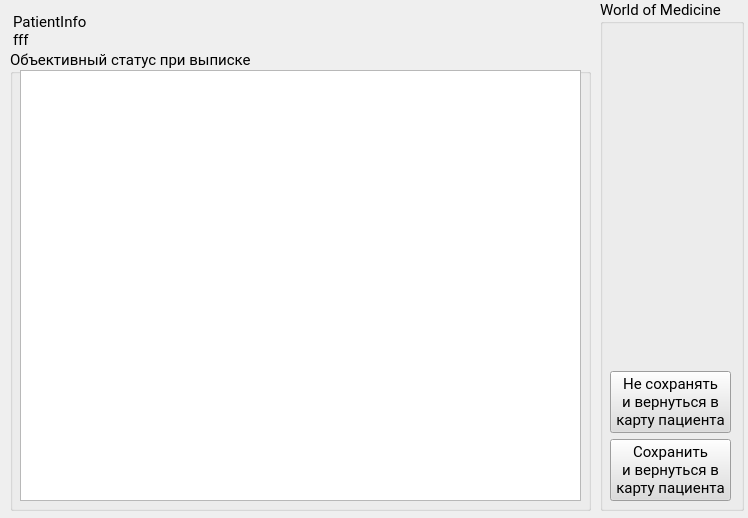
<?xml version="1.0" encoding="UTF-8"?>
<ui version="4.0">
 <class>StPrObjectivus</class>
 <widget class="QMainWindow" name="StPrObjectivus">
  <property name="geometry">
   <rect>
    <x>0</x>
    <y>0</y>
    <width>748</width>
    <height>518</height>
   </rect>
  </property>
  <property name="minimumSize">
   <size>
    <width>748</width>
    <height>518</height>
   </size>
  </property>
  <property name="maximumSize">
   <size>
    <width>748</width>
    <height>518</height>
   </size>
  </property>
  <property name="font">
   <font>
    <family>Roboto</family>
    <pointsize>11</pointsize>
   </font>
  </property>
  <property name="windowTitle">
   <string>MedicAS - Объективный статус при выписке</string>
  </property>
  <widget class="QWidget" name="centralwidget">
   <widget class="QGroupBox" name="groupBox">
    <property name="geometry">
     <rect>
      <x>10</x>
      <y>50</y>
      <width>581</width>
      <height>461</height>
     </rect>
    </property>
    <property name="title">
     <string>Объективный статус при выписке</string>
    </property>
    <widget class="QTextEdit" name="textEdit_status">
     <property name="geometry">
      <rect>
       <x>10</x>
       <y>20</y>
       <width>561</width>
       <height>431</height>
      </rect>
     </property>
     <property name="font">
      <font>
       <family>Roboto</family>
       <pointsize>11</pointsize>
      </font>
     </property>
    </widget>
   </widget>
   <widget class="QWidget" name="layoutWidget_2">
    <property name="geometry">
     <rect>
      <x>600</x>
      <y>0</y>
      <width>144</width>
      <height>511</height>
     </rect>
    </property>
    <layout class="QVBoxLayout" name="verticalLayout_5">
     <item>
      <widget class="QGroupBox" name="groupBox_wom">
       <property name="title">
        <string>World of Medicine</string>
       </property>
       <widget class="QWidget" name="layoutWidget">
        <property name="geometry">
         <rect>
          <x>10</x>
          <y>20</y>
          <width>121</width>
          <height>481</height>
         </rect>
        </property>
        <layout class="QVBoxLayout" name="verticalLayout_6">
         <item>
          <spacer name="verticalSpacer">
           <property name="orientation">
            <enum>Qt::Vertical</enum>
           </property>
           <property name="sizeHint" stdset="0">
            <size>
             <width>20</width>
             <height>40</height>
            </size>
           </property>
          </spacer>
         </item>
         <item>
          <widget class="QPushButton" name="pushButtonNotSaveExit">
           <property name="palette">
            <palette>
             <active>
              <colorrole role="WindowText">
               <brush brushstyle="SolidPattern">
                <color alpha="255">
                 <red>0</red>
                 <green>0</green>
                 <blue>0</blue>
                </color>
               </brush>
              </colorrole>
              <colorrole role="Button">
               <brush brushstyle="SolidPattern">
                <color alpha="255">
                 <red>220</red>
                 <green>220</green>
                 <blue>220</blue>
                </color>
               </brush>
              </colorrole>
              <colorrole role="Light">
               <brush brushstyle="SolidPattern">
                <color alpha="255">
                 <red>255</red>
                 <green>255</green>
                 <blue>255</blue>
                </color>
               </brush>
              </colorrole>
              <colorrole role="Midlight">
               <brush brushstyle="SolidPattern">
                <color alpha="255">
                 <red>237</red>
                 <green>237</green>
                 <blue>237</blue>
                </color>
               </brush>
              </colorrole>
              <colorrole role="Dark">
               <brush brushstyle="SolidPattern">
                <color alpha="255">
                 <red>110</red>
                 <green>110</green>
                 <blue>110</blue>
                </color>
               </brush>
              </colorrole>
              <colorrole role="Mid">
               <brush brushstyle="SolidPattern">
                <color alpha="255">
                 <red>147</red>
                 <green>147</green>
                 <blue>147</blue>
                </color>
               </brush>
              </colorrole>
              <colorrole role="Text">
               <brush brushstyle="SolidPattern">
                <color alpha="255">
                 <red>0</red>
                 <green>0</green>
                 <blue>0</blue>
                </color>
               </brush>
              </colorrole>
              <colorrole role="BrightText">
               <brush brushstyle="SolidPattern">
                <color alpha="255">
                 <red>255</red>
                 <green>255</green>
                 <blue>255</blue>
                </color>
               </brush>
              </colorrole>
              <colorrole role="ButtonText">
               <brush brushstyle="SolidPattern">
                <color alpha="255">
                 <red>0</red>
                 <green>0</green>
                 <blue>0</blue>
                </color>
               </brush>
              </colorrole>
              <colorrole role="Base">
               <brush brushstyle="SolidPattern">
                <color alpha="255">
                 <red>255</red>
                 <green>255</green>
                 <blue>255</blue>
                </color>
               </brush>
              </colorrole>
              <colorrole role="Window">
               <brush brushstyle="SolidPattern">
                <color alpha="255">
                 <red>220</red>
                 <green>220</green>
                 <blue>220</blue>
                </color>
               </brush>
              </colorrole>
              <colorrole role="Shadow">
               <brush brushstyle="SolidPattern">
                <color alpha="255">
                 <red>0</red>
                 <green>0</green>
                 <blue>0</blue>
                </color>
               </brush>
              </colorrole>
              <colorrole role="AlternateBase">
               <brush brushstyle="SolidPattern">
                <color alpha="255">
                 <red>237</red>
                 <green>237</green>
                 <blue>237</blue>
                </color>
               </brush>
              </colorrole>
              <colorrole role="ToolTipBase">
               <brush brushstyle="SolidPattern">
                <color alpha="255">
                 <red>255</red>
                 <green>255</green>
                 <blue>220</blue>
                </color>
               </brush>
              </colorrole>
              <colorrole role="ToolTipText">
               <brush brushstyle="SolidPattern">
                <color alpha="255">
                 <red>0</red>
                 <green>0</green>
                 <blue>0</blue>
                </color>
               </brush>
              </colorrole>
              <colorrole role="PlaceholderText">
               <brush brushstyle="SolidPattern">
                <color alpha="128">
                 <red>0</red>
                 <green>0</green>
                 <blue>0</blue>
                </color>
               </brush>
              </colorrole>
             </active>
             <inactive>
              <colorrole role="WindowText">
               <brush brushstyle="SolidPattern">
                <color alpha="255">
                 <red>0</red>
                 <green>0</green>
                 <blue>0</blue>
                </color>
               </brush>
              </colorrole>
              <colorrole role="Button">
               <brush brushstyle="SolidPattern">
                <color alpha="255">
                 <red>220</red>
                 <green>220</green>
                 <blue>220</blue>
                </color>
               </brush>
              </colorrole>
              <colorrole role="Light">
               <brush brushstyle="SolidPattern">
                <color alpha="255">
                 <red>255</red>
                 <green>255</green>
                 <blue>255</blue>
                </color>
               </brush>
              </colorrole>
              <colorrole role="Midlight">
               <brush brushstyle="SolidPattern">
                <color alpha="255">
                 <red>237</red>
                 <green>237</green>
                 <blue>237</blue>
                </color>
               </brush>
              </colorrole>
              <colorrole role="Dark">
               <brush brushstyle="SolidPattern">
                <color alpha="255">
                 <red>110</red>
                 <green>110</green>
                 <blue>110</blue>
                </color>
               </brush>
              </colorrole>
              <colorrole role="Mid">
               <brush brushstyle="SolidPattern">
                <color alpha="255">
                 <red>147</red>
                 <green>147</green>
                 <blue>147</blue>
                </color>
               </brush>
              </colorrole>
              <colorrole role="Text">
               <brush brushstyle="SolidPattern">
                <color alpha="255">
                 <red>0</red>
                 <green>0</green>
                 <blue>0</blue>
                </color>
               </brush>
              </colorrole>
              <colorrole role="BrightText">
               <brush brushstyle="SolidPattern">
                <color alpha="255">
                 <red>255</red>
                 <green>255</green>
                 <blue>255</blue>
                </color>
               </brush>
              </colorrole>
              <colorrole role="ButtonText">
               <brush brushstyle="SolidPattern">
                <color alpha="255">
                 <red>0</red>
                 <green>0</green>
                 <blue>0</blue>
                </color>
               </brush>
              </colorrole>
              <colorrole role="Base">
               <brush brushstyle="SolidPattern">
                <color alpha="255">
                 <red>255</red>
                 <green>255</green>
                 <blue>255</blue>
                </color>
               </brush>
              </colorrole>
              <colorrole role="Window">
               <brush brushstyle="SolidPattern">
                <color alpha="255">
                 <red>220</red>
                 <green>220</green>
                 <blue>220</blue>
                </color>
               </brush>
              </colorrole>
              <colorrole role="Shadow">
               <brush brushstyle="SolidPattern">
                <color alpha="255">
                 <red>0</red>
                 <green>0</green>
                 <blue>0</blue>
                </color>
               </brush>
              </colorrole>
              <colorrole role="AlternateBase">
               <brush brushstyle="SolidPattern">
                <color alpha="255">
                 <red>237</red>
                 <green>237</green>
                 <blue>237</blue>
                </color>
               </brush>
              </colorrole>
              <colorrole role="ToolTipBase">
               <brush brushstyle="SolidPattern">
                <color alpha="255">
                 <red>255</red>
                 <green>255</green>
                 <blue>220</blue>
                </color>
               </brush>
              </colorrole>
              <colorrole role="ToolTipText">
               <brush brushstyle="SolidPattern">
                <color alpha="255">
                 <red>0</red>
                 <green>0</green>
                 <blue>0</blue>
                </color>
               </brush>
              </colorrole>
              <colorrole role="PlaceholderText">
               <brush brushstyle="SolidPattern">
                <color alpha="128">
                 <red>0</red>
                 <green>0</green>
                 <blue>0</blue>
                </color>
               </brush>
              </colorrole>
             </inactive>
             <disabled>
              <colorrole role="WindowText">
               <brush brushstyle="SolidPattern">
                <color alpha="255">
                 <red>110</red>
                 <green>110</green>
                 <blue>110</blue>
                </color>
               </brush>
              </colorrole>
              <colorrole role="Button">
               <brush brushstyle="SolidPattern">
                <color alpha="255">
                 <red>220</red>
                 <green>220</green>
                 <blue>220</blue>
                </color>
               </brush>
              </colorrole>
              <colorrole role="Light">
               <brush brushstyle="SolidPattern">
                <color alpha="255">
                 <red>255</red>
                 <green>255</green>
                 <blue>255</blue>
                </color>
               </brush>
              </colorrole>
              <colorrole role="Midlight">
               <brush brushstyle="SolidPattern">
                <color alpha="255">
                 <red>237</red>
                 <green>237</green>
                 <blue>237</blue>
                </color>
               </brush>
              </colorrole>
              <colorrole role="Dark">
               <brush brushstyle="SolidPattern">
                <color alpha="255">
                 <red>110</red>
                 <green>110</green>
                 <blue>110</blue>
                </color>
               </brush>
              </colorrole>
              <colorrole role="Mid">
               <brush brushstyle="SolidPattern">
                <color alpha="255">
                 <red>147</red>
                 <green>147</green>
                 <blue>147</blue>
                </color>
               </brush>
              </colorrole>
              <colorrole role="Text">
               <brush brushstyle="SolidPattern">
                <color alpha="255">
                 <red>110</red>
                 <green>110</green>
                 <blue>110</blue>
                </color>
               </brush>
              </colorrole>
              <colorrole role="BrightText">
               <brush brushstyle="SolidPattern">
                <color alpha="255">
                 <red>255</red>
                 <green>255</green>
                 <blue>255</blue>
                </color>
               </brush>
              </colorrole>
              <colorrole role="ButtonText">
               <brush brushstyle="SolidPattern">
                <color alpha="255">
                 <red>110</red>
                 <green>110</green>
                 <blue>110</blue>
                </color>
               </brush>
              </colorrole>
              <colorrole role="Base">
               <brush brushstyle="SolidPattern">
                <color alpha="255">
                 <red>220</red>
                 <green>220</green>
                 <blue>220</blue>
                </color>
               </brush>
              </colorrole>
              <colorrole role="Window">
               <brush brushstyle="SolidPattern">
                <color alpha="255">
                 <red>220</red>
                 <green>220</green>
                 <blue>220</blue>
                </color>
               </brush>
              </colorrole>
              <colorrole role="Shadow">
               <brush brushstyle="SolidPattern">
                <color alpha="255">
                 <red>0</red>
                 <green>0</green>
                 <blue>0</blue>
                </color>
               </brush>
              </colorrole>
              <colorrole role="AlternateBase">
               <brush brushstyle="SolidPattern">
                <color alpha="255">
                 <red>220</red>
                 <green>220</green>
                 <blue>220</blue>
                </color>
               </brush>
              </colorrole>
              <colorrole role="ToolTipBase">
               <brush brushstyle="SolidPattern">
                <color alpha="255">
                 <red>255</red>
                 <green>255</green>
                 <blue>220</blue>
                </color>
               </brush>
              </colorrole>
              <colorrole role="ToolTipText">
               <brush brushstyle="SolidPattern">
                <color alpha="255">
                 <red>0</red>
                 <green>0</green>
                 <blue>0</blue>
                </color>
               </brush>
              </colorrole>
              <colorrole role="PlaceholderText">
               <brush brushstyle="SolidPattern">
                <color alpha="128">
                 <red>0</red>
                 <green>0</green>
                 <blue>0</blue>
                </color>
               </brush>
              </colorrole>
             </disabled>
            </palette>
           </property>
           <property name="font">
            <font>
             <family>Roboto</family>
             <pointsize>11</pointsize>
             <weight>50</weight>
             <bold>false</bold>
            </font>
           </property>
           <property name="text">
            <string>Не сохранять
и вернуться в
карту пациента</string>
           </property>
          </widget>
         </item>
         <item>
          <widget class="QPushButton" name="pushButtonSaveExit">
           <property name="palette">
            <palette>
             <active>
              <colorrole role="WindowText">
               <brush brushstyle="SolidPattern">
                <color alpha="255">
                 <red>0</red>
                 <green>0</green>
                 <blue>0</blue>
                </color>
               </brush>
              </colorrole>
              <colorrole role="Button">
               <brush brushstyle="SolidPattern">
                <color alpha="255">
                 <red>220</red>
                 <green>220</green>
                 <blue>220</blue>
                </color>
               </brush>
              </colorrole>
              <colorrole role="Light">
               <brush brushstyle="SolidPattern">
                <color alpha="255">
                 <red>255</red>
                 <green>255</green>
                 <blue>255</blue>
                </color>
               </brush>
              </colorrole>
              <colorrole role="Midlight">
               <brush brushstyle="SolidPattern">
                <color alpha="255">
                 <red>237</red>
                 <green>237</green>
                 <blue>237</blue>
                </color>
               </brush>
              </colorrole>
              <colorrole role="Dark">
               <brush brushstyle="SolidPattern">
                <color alpha="255">
                 <red>110</red>
                 <green>110</green>
                 <blue>110</blue>
                </color>
               </brush>
              </colorrole>
              <colorrole role="Mid">
               <brush brushstyle="SolidPattern">
                <color alpha="255">
                 <red>147</red>
                 <green>147</green>
                 <blue>147</blue>
                </color>
               </brush>
              </colorrole>
              <colorrole role="Text">
               <brush brushstyle="SolidPattern">
                <color alpha="255">
                 <red>0</red>
                 <green>0</green>
                 <blue>0</blue>
                </color>
               </brush>
              </colorrole>
              <colorrole role="BrightText">
               <brush brushstyle="SolidPattern">
                <color alpha="255">
                 <red>255</red>
                 <green>255</green>
                 <blue>255</blue>
                </color>
               </brush>
              </colorrole>
              <colorrole role="ButtonText">
               <brush brushstyle="SolidPattern">
                <color alpha="255">
                 <red>0</red>
                 <green>0</green>
                 <blue>0</blue>
                </color>
               </brush>
              </colorrole>
              <colorrole role="Base">
               <brush brushstyle="SolidPattern">
                <color alpha="255">
                 <red>255</red>
                 <green>255</green>
                 <blue>255</blue>
                </color>
               </brush>
              </colorrole>
              <colorrole role="Window">
               <brush brushstyle="SolidPattern">
                <color alpha="255">
                 <red>220</red>
                 <green>220</green>
                 <blue>220</blue>
                </color>
               </brush>
              </colorrole>
              <colorrole role="Shadow">
               <brush brushstyle="SolidPattern">
                <color alpha="255">
                 <red>0</red>
                 <green>0</green>
                 <blue>0</blue>
                </color>
               </brush>
              </colorrole>
              <colorrole role="AlternateBase">
               <brush brushstyle="SolidPattern">
                <color alpha="255">
                 <red>237</red>
                 <green>237</green>
                 <blue>237</blue>
                </color>
               </brush>
              </colorrole>
              <colorrole role="ToolTipBase">
               <brush brushstyle="SolidPattern">
                <color alpha="255">
                 <red>255</red>
                 <green>255</green>
                 <blue>220</blue>
                </color>
               </brush>
              </colorrole>
              <colorrole role="ToolTipText">
               <brush brushstyle="SolidPattern">
                <color alpha="255">
                 <red>0</red>
                 <green>0</green>
                 <blue>0</blue>
                </color>
               </brush>
              </colorrole>
              <colorrole role="PlaceholderText">
               <brush brushstyle="SolidPattern">
                <color alpha="128">
                 <red>0</red>
                 <green>0</green>
                 <blue>0</blue>
                </color>
               </brush>
              </colorrole>
             </active>
             <inactive>
              <colorrole role="WindowText">
               <brush brushstyle="SolidPattern">
                <color alpha="255">
                 <red>0</red>
                 <green>0</green>
                 <blue>0</blue>
                </color>
               </brush>
              </colorrole>
              <colorrole role="Button">
               <brush brushstyle="SolidPattern">
                <color alpha="255">
                 <red>220</red>
                 <green>220</green>
                 <blue>220</blue>
                </color>
               </brush>
              </colorrole>
              <colorrole role="Light">
               <brush brushstyle="SolidPattern">
                <color alpha="255">
                 <red>255</red>
                 <green>255</green>
                 <blue>255</blue>
                </color>
               </brush>
              </colorrole>
              <colorrole role="Midlight">
               <brush brushstyle="SolidPattern">
                <color alpha="255">
                 <red>237</red>
                 <green>237</green>
                 <blue>237</blue>
                </color>
               </brush>
              </colorrole>
              <colorrole role="Dark">
               <brush brushstyle="SolidPattern">
                <color alpha="255">
                 <red>110</red>
                 <green>110</green>
                 <blue>110</blue>
                </color>
               </brush>
              </colorrole>
              <colorrole role="Mid">
               <brush brushstyle="SolidPattern">
                <color alpha="255">
                 <red>147</red>
                 <green>147</green>
                 <blue>147</blue>
                </color>
               </brush>
              </colorrole>
              <colorrole role="Text">
               <brush brushstyle="SolidPattern">
                <color alpha="255">
                 <red>0</red>
                 <green>0</green>
                 <blue>0</blue>
                </color>
               </brush>
              </colorrole>
              <colorrole role="BrightText">
               <brush brushstyle="SolidPattern">
                <color alpha="255">
                 <red>255</red>
                 <green>255</green>
                 <blue>255</blue>
                </color>
               </brush>
              </colorrole>
              <colorrole role="ButtonText">
               <brush brushstyle="SolidPattern">
                <color alpha="255">
                 <red>0</red>
                 <green>0</green>
                 <blue>0</blue>
                </color>
               </brush>
              </colorrole>
              <colorrole role="Base">
               <brush brushstyle="SolidPattern">
                <color alpha="255">
                 <red>255</red>
                 <green>255</green>
                 <blue>255</blue>
                </color>
               </brush>
              </colorrole>
              <colorrole role="Window">
               <brush brushstyle="SolidPattern">
                <color alpha="255">
                 <red>220</red>
                 <green>220</green>
                 <blue>220</blue>
                </color>
               </brush>
              </colorrole>
              <colorrole role="Shadow">
               <brush brushstyle="SolidPattern">
                <color alpha="255">
                 <red>0</red>
                 <green>0</green>
                 <blue>0</blue>
                </color>
               </brush>
              </colorrole>
              <colorrole role="AlternateBase">
               <brush brushstyle="SolidPattern">
                <color alpha="255">
                 <red>237</red>
                 <green>237</green>
                 <blue>237</blue>
                </color>
               </brush>
              </colorrole>
              <colorrole role="ToolTipBase">
               <brush brushstyle="SolidPattern">
                <color alpha="255">
                 <red>255</red>
                 <green>255</green>
                 <blue>220</blue>
                </color>
               </brush>
              </colorrole>
              <colorrole role="ToolTipText">
               <brush brushstyle="SolidPattern">
                <color alpha="255">
                 <red>0</red>
                 <green>0</green>
                 <blue>0</blue>
                </color>
               </brush>
              </colorrole>
              <colorrole role="PlaceholderText">
               <brush brushstyle="SolidPattern">
                <color alpha="128">
                 <red>0</red>
                 <green>0</green>
                 <blue>0</blue>
                </color>
               </brush>
              </colorrole>
             </inactive>
             <disabled>
              <colorrole role="WindowText">
               <brush brushstyle="SolidPattern">
                <color alpha="255">
                 <red>110</red>
                 <green>110</green>
                 <blue>110</blue>
                </color>
               </brush>
              </colorrole>
              <colorrole role="Button">
               <brush brushstyle="SolidPattern">
                <color alpha="255">
                 <red>220</red>
                 <green>220</green>
                 <blue>220</blue>
                </color>
               </brush>
              </colorrole>
              <colorrole role="Light">
               <brush brushstyle="SolidPattern">
                <color alpha="255">
                 <red>255</red>
                 <green>255</green>
                 <blue>255</blue>
                </color>
               </brush>
              </colorrole>
              <colorrole role="Midlight">
               <brush brushstyle="SolidPattern">
                <color alpha="255">
                 <red>237</red>
                 <green>237</green>
                 <blue>237</blue>
                </color>
               </brush>
              </colorrole>
              <colorrole role="Dark">
               <brush brushstyle="SolidPattern">
                <color alpha="255">
                 <red>110</red>
                 <green>110</green>
                 <blue>110</blue>
                </color>
               </brush>
              </colorrole>
              <colorrole role="Mid">
               <brush brushstyle="SolidPattern">
                <color alpha="255">
                 <red>147</red>
                 <green>147</green>
                 <blue>147</blue>
                </color>
               </brush>
              </colorrole>
              <colorrole role="Text">
               <brush brushstyle="SolidPattern">
                <color alpha="255">
                 <red>110</red>
                 <green>110</green>
                 <blue>110</blue>
                </color>
               </brush>
              </colorrole>
              <colorrole role="BrightText">
               <brush brushstyle="SolidPattern">
                <color alpha="255">
                 <red>255</red>
                 <green>255</green>
                 <blue>255</blue>
                </color>
               </brush>
              </colorrole>
              <colorrole role="ButtonText">
               <brush brushstyle="SolidPattern">
                <color alpha="255">
                 <red>110</red>
                 <green>110</green>
                 <blue>110</blue>
                </color>
               </brush>
              </colorrole>
              <colorrole role="Base">
               <brush brushstyle="SolidPattern">
                <color alpha="255">
                 <red>220</red>
                 <green>220</green>
                 <blue>220</blue>
                </color>
               </brush>
              </colorrole>
              <colorrole role="Window">
               <brush brushstyle="SolidPattern">
                <color alpha="255">
                 <red>220</red>
                 <green>220</green>
                 <blue>220</blue>
                </color>
               </brush>
              </colorrole>
              <colorrole role="Shadow">
               <brush brushstyle="SolidPattern">
                <color alpha="255">
                 <red>0</red>
                 <green>0</green>
                 <blue>0</blue>
                </color>
               </brush>
              </colorrole>
              <colorrole role="AlternateBase">
               <brush brushstyle="SolidPattern">
                <color alpha="255">
                 <red>220</red>
                 <green>220</green>
                 <blue>220</blue>
                </color>
               </brush>
              </colorrole>
              <colorrole role="ToolTipBase">
               <brush brushstyle="SolidPattern">
                <color alpha="255">
                 <red>255</red>
                 <green>255</green>
                 <blue>220</blue>
                </color>
               </brush>
              </colorrole>
              <colorrole role="ToolTipText">
               <brush brushstyle="SolidPattern">
                <color alpha="255">
                 <red>0</red>
                 <green>0</green>
                 <blue>0</blue>
                </color>
               </brush>
              </colorrole>
              <colorrole role="PlaceholderText">
               <brush brushstyle="SolidPattern">
                <color alpha="128">
                 <red>0</red>
                 <green>0</green>
                 <blue>0</blue>
                </color>
               </brush>
              </colorrole>
             </disabled>
            </palette>
           </property>
           <property name="font">
            <font>
             <family>Roboto</family>
             <pointsize>11</pointsize>
             <weight>50</weight>
             <bold>false</bold>
            </font>
           </property>
           <property name="text">
            <string>Сохранить
и вернуться в
карту пациента</string>
           </property>
          </widget>
         </item>
        </layout>
       </widget>
      </widget>
     </item>
    </layout>
   </widget>
   <widget class="QLabel" name="label_Pt_info">
    <property name="geometry">
     <rect>
      <x>13</x>
      <y>13</y>
      <width>581</width>
      <height>36</height>
     </rect>
    </property>
    <property name="font">
     <font>
      <family>Roboto</family>
      <pointsize>11</pointsize>
     </font>
    </property>
    <property name="text">
     <string>PatientInfo
fff</string>
    </property>
   </widget>
  </widget>
 </widget>
 <resources/>
 <connections/>
</ui>
